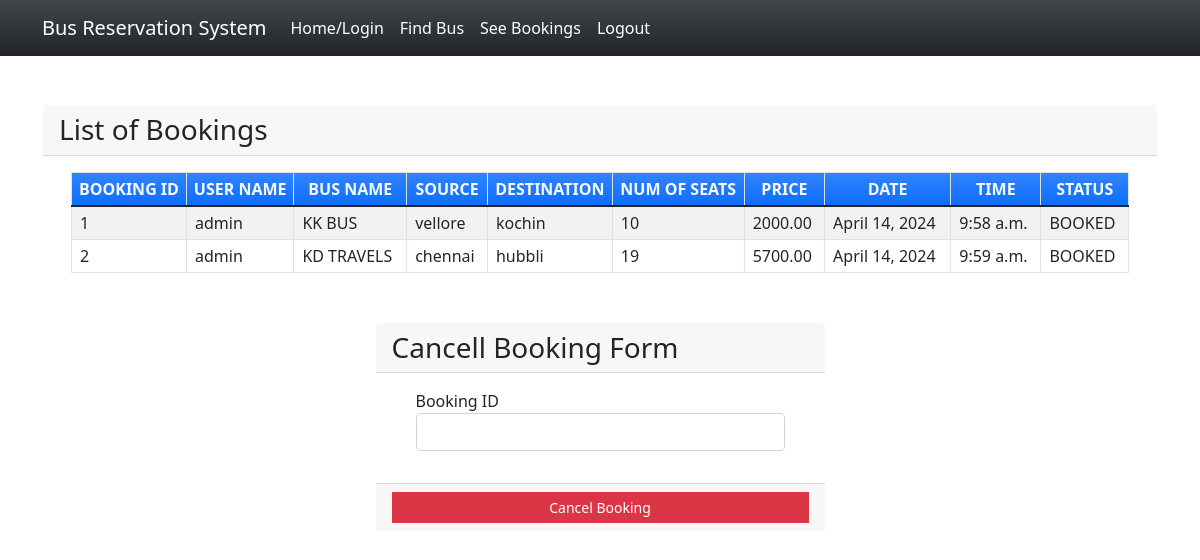
/seebookings (signed in), run on the app's committed database.
### myapp/models.py (models this page shows, shortened)
class Book(models.Model):
    BOOKED = 'B'
    CANCELLED = 'C'
    TICKET_STATUSES = ((BOOKED, 'Booked'),
                       (CANCELLED, 'Cancelled'),)
    email = models.EmailField()
    name = models.CharField(max_length=30)
    userid =models.DecimalField(decimal_places=0, max_digits=2)
    busid=models.DecimalField(decimal_places=0, max_digits=2)
    bus_name = models.CharField(max_length=30)
    source = models.CharField(max_length=30)
    dest = models.CharField(max_length=30)
    nos = models.DecimalField(decimal_places=0, max_digits=2)
    price = models.DecimalField(decimal_places=2, max_digits=6)
    date = models.DateField()
    time = models.TimeField()
    status = models.CharField(choices=TICKET_STATUSES, default=BOOKED, max_length=2)
    class Meta:
        verbose_name_plural = "List of Books"

### myapp/views.py (the view)
# urls.py: path('seebookings', views.seebookings, name="seebookings"),
@login_required(login_url='signin')
def seebookings(request,new={}):
    context = {}
    id_r = request.user.id
    book_list = Book.objects.filter(userid=id_r)
    if book_list:
        return render(request, 'myapp/booklist.html', locals())
    else:
        context["error"] = "Sorry no buses booked"
        return render(request, 'myapp/findbus.html', context)

### myapp/templates/myapp/booklist.html (shortened to what this page needs)
{% extends 'myapp/base.html' %} {% block content %}
<div class="container my-5">
    <div class="card rounded-0">
        <div class="card-header">
            <div class="card-title h3 mb-0">List of Bookings</div>
        </div>
        <div class="card-body">
            <div class="container-fluid">
                <table class="table table-bordered table-striped">
                    <thead>
                        <tr class="bg-gradient bg-primary text-light">
                            <th class="p-1 text-center">BOOKING ID</th>
                            <th class="p-1 text-center">USER NAME</th>
                            <th class="p-1 text-center">BUS NAME</th>
                            <th class="p-1 text-center">SOURCE</th>
                            <th class="p-1 text-center">DESTINATION</th>
                            <th class="p-1 text-center">NUM OF SEATS</th>
                            <th class="p-1 text-center">PRICE</th>
                            <th class="p-1 text-center">DATE</th>
                            <th class="p-1 text-center">TIME</th>
                            <th class="p-1 text-center">STATUS</th>
                        </tr>
                    </thead>
                    {% for row in book_list %}
                    <tr>
                        <td class="px-2 py-1 align-middle">{{row.id}}</td>
                        <td class="px-2 py-1 align-middle">{{row.name}}</td>
                        <td class="px-2 py-1 align-middle">{{row.bus_name}}</td>
                        <td class="px-2 py-1 align-middle">{{row.source}}</td>
                        <td class="px-2 py-1 align-middle">{{row.dest}}</td>
                        <td class="px-2 py-1 align-middle">{{row.nos}}</td>
                        <td class="px-2 py-1 align-middle">{{row.price}}</td>
                        <td class="px-2 py-1 align-middle">{{row.date}}</td>
                        <td class="px-2 py-1 align-middle">{{row.time}}</td>
                        <td class="px-2 py-1 align-middle">{{row.status}}</td>
                    </tr>
                    {% endfor %}
                </table>
            </div>
        </div>
    </div>
    <div class="row mt-3 justify-content-center">
        <div class="col-lg-5 col-md-7 col-sm-10 col-xs-12">
            <div class="card rounded-0">
                <div class="card-header">
                    <div class="card-title h3 mb-0">Cancell Booking Form</div>
                </div>
                <div class="card-body">
                    <div class="container-fluid">
                        <form action="{% url 'cancellings' %}" method="post" id="cancel-form">
                            <div class="mb-3">
                                <label for="bus_id" class="control-label">Booking ID</label>
                                <input name='bus_id' class="form-control" type="number" id="bus_id">
                            </div>
                        </form>
                    </div>
                </div>
                <div class="card-footer text-center">
                    <button class="btn btn-sm rounded-0 btn-danger w-100" form="cancel-form">Cancel Booking</button>
                </div>
            </div>
        </div>
    </div>
</div>
{% endblock %}

### myapp/templates/myapp/base.html (shortened to what this page needs)
<!doctype html>
<html lang="en">
<head>
    <link rel="stylesheet" href="https://cdn.jsdelivr.net/npm/bootstrap@5.1.3/dist/css/bootstrap.min.css">
</head>
<body>
<nav class="navbar navbar-expand-lg bg-gradient bg-dark">
    <div class="container">
            <a class="navbar-brand" href="#" style="color: white;">Bus Reservation System</a>
        <div class="collapse navbar-collapse" id="navbarNavAltMarkup">
            <div class="navbar-nav" >
                <a class="nav-item nav-link active" href="{% url 'home' %}" style="color: white;">Home/Login</a>
                <a class="nav-item nav-link" href="{% url 'findbus' %}" style="color: white;">Find Bus</a>
                <a class="nav-item nav-link" href="{% url 'seebookings' %}" style="color: white;">See Bookings</a>
                {% if request.user.is_active %}
                <a class="nav-item nav-link " href="{% url 'signout' %}" style="color: white;">Logout</a>
                {% else %}
                <a class="nav-item nav-link " href="{% url 'signup' %}" style="color: white;">Registration</a>
                {% endif %}
            </div>
        </div>
    </div>
</nav>
{% block content %}
{% endblock %}
</body>
</html>

### myapp/templates/myapp/base.html (style rules this page uses)
body { background-image: url(https://5.imimg.com/data5/SELLER/Default/2022/3/GN/ZT/ZQ/24161730/volvo-9400-b11r-6x2-14-5m-55-seat-coach-bus-1000x1000.jpg); background-repeat: no-repeat; background-size: cover; }

### myapp/templates/myapp/booklist.html (style rules this page uses)
.card { background: rgba(255, 255, 255, 0.2); border-radius: 10px; backdrop-filter: blur(10px); -webkit-backdrop-filter: blur(10px); border: 1px solid rgba(255, 255, 255, 0.2); }

### data on the page
Book: id "1", name "admin", bus_name "KK BUS", source "vellore", dest "kochin", nos "10", price "2000.00", date "April 14, 2024", time "9:58 a.m.", status "BOOKED"
Book: id "2", name "admin", bus_name "KD TRAVELS", source "chennai", dest "hubbli", nos "19", price "5700.00", date "April 14, 2024", time "9:59 a.m.", status "BOOKED"
